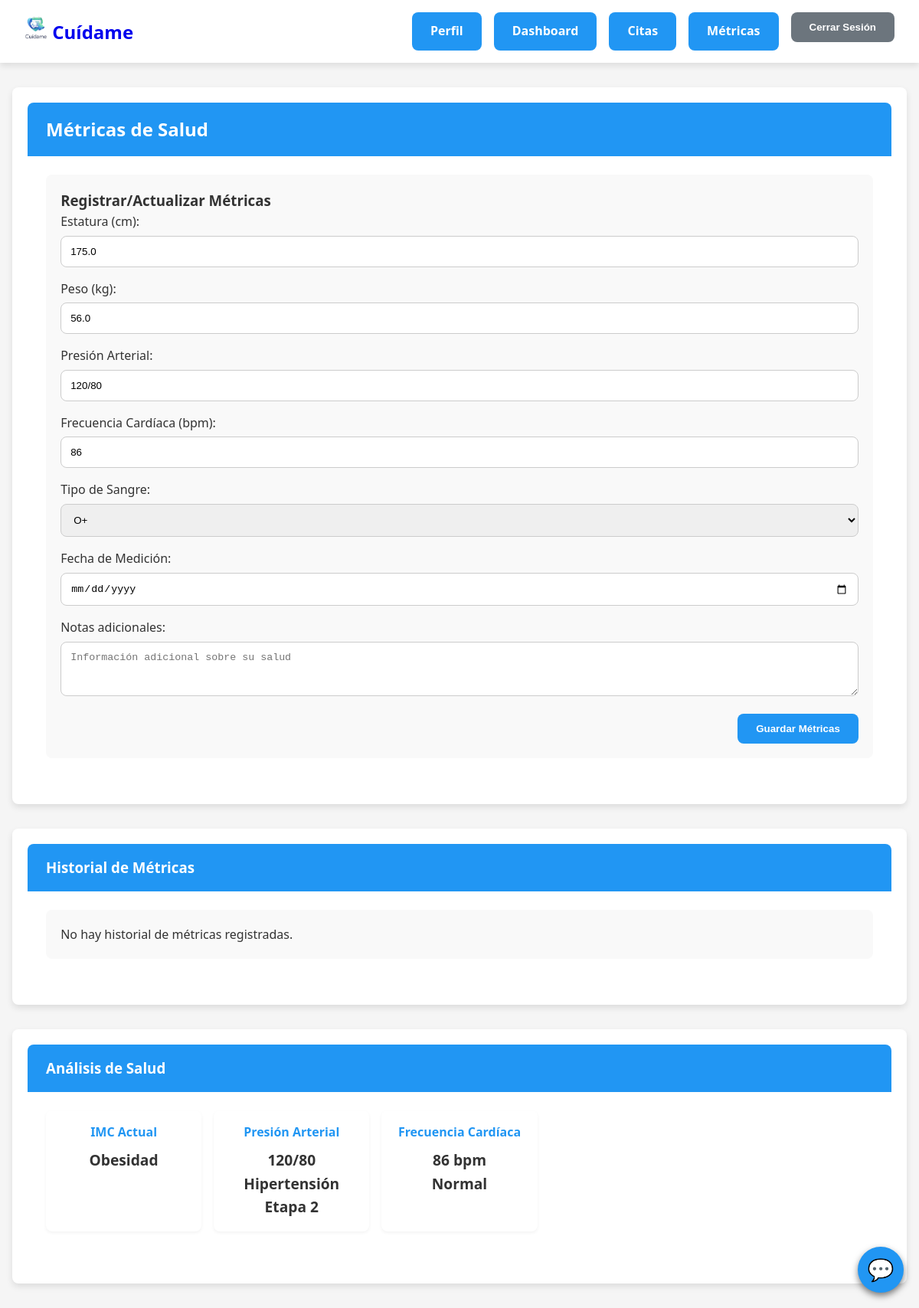
/dashboard/paciente/metricas/ (signed in), run on the app's committed database.
### main/models.py (models this page shows)
class Metria(models.Model):
    BLOOD_TYPE_CHOICES = [
        ('A+', 'A+'),
        ('A-', 'A-'),
        ('B+', 'B+'),
        ('B-', 'B-'),
        ('AB+', 'AB+'),
        ('AB-', 'AB-'),
        ('O+', 'O+'),
        ('O-', 'O-'),
        ('N/E', 'No especificado')
    ]
    paciente = models.OneToOneField(Paciente, on_delete=models.CASCADE)
    estatura = models.FloatField(blank=False)
    peso = models.FloatField(blank=False)
    presion_arterial = models.CharField(max_length=20, blank=False, default="120/80")
    frecuencia_cardiaca = models.IntegerField(default=80)
    tipo_sangre = models.CharField(max_length=20, choices=BLOOD_TYPE_CHOICES, default="N/E")

### main/views.py (the view, shortened to what this page needs)
# urls.py: path('dashboard/paciente/metricas/', paciente_metricas, name='paciente_metricas'),
@login_required
def paciente_metricas(request):
    paciente = request.user.paciente
    try:
        metria = Metria.objects.get(paciente=paciente)
    except Metria.DoesNotExist:
        metria = None
    context = {
        'metria': metria,
        'tipos_sangre': Metria.BLOOD_TYPE_CHOICES
    }
    return render(request, 'main/paciente_metricas.html', context)

### main/models.py (called while the page is built)
    def is_paciente(self):
        return hasattr(self, 'paciente')

### main/templates/main/paciente_metricas.html (shortened to what this page needs)
{% extends 'base.html' %}
{% load static %}
{% block extra_css %}
<link rel="stylesheet" href="{% static 'css/dashboard_pacientes.css' %}">
{% endblock %}
{% block content %}
<div class="dashboard-container">
    <section class="dashboard-section">
        <div class="section-header">
            <h2>Métricas de Salud</h2>
        </div>
        <div class="section-content">
            <div class="info-card">
                <h3>Registrar/Actualizar Métricas</h3>
                <form method="post" action="{% url 'paciente_metricas' %}" class="form-metricas">
                    <div class="form-row">
                        <div class="form-group">
                            <label for="estatura">Estatura (cm):</label>
                            <input type="number" id="estatura" name="estatura" min="50" max="250" step="0.1" value="{{ metria.estatura|default:'' }}" required>
                        </div>
                        <div class="form-group">
                            <label for="peso">Peso (kg):</label>
                            <input type="number" id="peso" name="peso" min="1" max="300" step="0.1" value="{{ metria.peso|default:'' }}" required>
                        </div>
                    </div>
                    <div class="form-row">
                        <div class="form-group">
                            <label for="presion_arterial">Presión Arterial:</label>
                            <input type="text" id="presion_arterial" name="presion_arterial" placeholder="120/80" value="{{ metria.presion_arterial|default:'' }}" required>
                        </div>
                        <div class="form-group">
                            <label for="frecuencia_cardiaca">Frecuencia Cardíaca (bpm):</label>
                            <input type="number" id="frecuencia_cardiaca" name="frecuencia_cardiaca" min="30" max="220" value="{{ metria.frecuencia_cardiaca|default:'' }}" required>
                        </div>
                    </div>
                    <div class="form-row">
                        <div class="form-group">
                            <label for="tipo_sangre">Tipo de Sangre:</label>
                            <select id="tipo_sangre" name="tipo_sangre" required>
                                <option value="O+" {% if metria.tipo_sangre == 'O+' %}selected{% endif %}>O+</option>
                            </select>
                        </div>
                        <div class="form-group">
                            <label for="fecha_medicion">Fecha de Medición:</label>
                            <input type="date" id="fecha_medicion" name="fecha_medicion" value="{{ today|date:'Y-m-d' }}" required>
                        </div>
                    </div>
                    <div class="form-group">
                        <label for="notas">Notas adicionales:</label>
                        <textarea id="notas" name="notas" rows="3" placeholder="Información adicional sobre su salud">{{ metria.notas|default:'' }}</textarea>
                    </div>
                    <div class="action-buttons">
                        <button type="submit" class="btn-primary">Guardar Métricas</button>
                    </div>
                </form>
            </div>
        </div>
    </section>
    <section class="dashboard-section">
        <div class="section-header">
            <h3>Historial de Métricas</h3>
        </div>
        <div class="section-content">
            <div class="info-card">
                {% if historial_metricas %}
                    <table class="citas-table">
                        <thead>
                            <tr>
                                <th>Fecha</th>
                                <th>Estatura</th>
                                <th>Peso</th>
                                <th>Presión Arterial</th>
                                <th>Frecuencia Cardíaca</th>
                                <th>IMC</th>
                            </tr>
                        </thead>
                        <tbody>
                            {% for metrica in historial_metricas %}
                            <tr>
                                <td>{{ metrica.fecha_medicion }}</td>
                                <td>{{ metrica.estatura }} cm</td>
                                <td>{{ metrica.peso }} kg</td>
                                <td>{{ metrica.presion_arterial }}</td>
                                <td>{{ metrica.frecuencia_cardiaca }} bpm</td>
                                <td>{{ metrica.imc|floatformat:1 }}</td>
                            </tr>
                            {% endfor %}
                        </tbody>
                    </table>
                {% else %}
                    <p>No hay historial de métricas registradas.</p>
                {% endif %}
            </div>
        </div>
    </section>
    <section class="dashboard-section">
        <div class="section-header">
            <h3>Análisis de Salud</h3>
        </div>
        <div class="section-content">
            <div class="metricas-grid">
                <div class="metrica-card">
                    <h4>IMC Actual</h4>
                    {% if metria %}
                        <p class="metrica-status">
                            {% if metria.imc < 18.5 %}
                                Bajo peso
                            {% elif metria.imc < 25 %}
                                Peso normal
                            {% elif metria.imc < 30 %}
                                Sobrepeso
                            {% else %}
                                Obesidad
                            {% endif %}
                        </p>
                    {% else %}
                        <p>No disponible</p>
                    {% endif %}
                </div>
                <div class="metrica-card">
                    <h4>Presión Arterial</h4>
                    {% if metria and metria.presion_arterial %}
                        <p>{{ metria.presion_arterial }}</p>
                        <p class="metrica-status">
                            {% with sistolica=metria.presion_arterial|slice:":3"|stringformat:"s"|safe %}
                                {% if sistolica|floatformat:0 < 120 %}
                                    Normal
                                {% elif sistolica|floatformat:0 < 130 %}
                                    Elevada
                                {% elif sistolica|floatformat:0 < 140 %}
                                    Hipertensión Etapa 1
                                {% else %}
                                    Hipertensión Etapa 2
                                {% endif %}
                            {% endwith %}
                        </p>
                    {% else %}
                        <p>No disponible</p>
                    {% endif %}
                </div>
                <div class="metrica-card">
                    <h4>Frecuencia Cardíaca</h4>
                    {% if metria and metria.frecuencia_cardiaca %}
                        <p>{{ metria.frecuencia_cardiaca }} bpm</p>
                        <p class="metrica-status">
                            {% if metria.frecuencia_cardiaca < 60 %}
                                Bradicardia
                            {% elif metria.frecuencia_cardiaca <= 100 %}
                                Normal
                            {% else %}
                                Taquicardia
                            {% endif %}
                        </p>
                    {% else %}
                        <p>No disponible</p>
                    {% endif %}
                </div>
            </div>
        </div>
    </section>
</div>
{% endblock %}

### static/css/style.css (style rules this page uses)
:root { --primary-color: #2196F3; --secondary-color: #FF4081; --accent-color: #4CAF50; --background-color: #f5f5f5; --text-color: #333; --border-radius: 8px; --card-shadow: 0 4px 8px rgba(0,0,0,0.1); }
* { margin: 0; padding: 0; box-sizing: border-box; }
body { font-family: 'Segoe UI', Tahoma, Geneva, Verdana, sans-serif; background-color: var(--background-color); color: var(--text-color); line-height: 1.6; min-height: 100vh; }
button, .btn-primary, .btn-secondary, .btn-accent { padding: 0.75rem 1.5rem; border: none; border-radius: var(--border-radius); cursor: pointer; font-weight: bold; transition: background-color 0.2s; }
.btn-primary { background-color: var(--primary-color); color: white; }
input[type="text"], input[type="email"], input[type="password"], input[type="number"], input[type="date"], input[type="datetime-local"], select, textarea { width: 100%; padding: 0.75rem; margin-top: 5px; border: 1px solid #ccc; border-radius: var(--border-radius); }
.form-group { margin-bottom: 1rem; }
.dashboard-container { max-width: 1200px; margin: 20px auto; padding: 0 20px; }
section { background-color: white; padding: 20px; border-radius: var(--border-radius); box-shadow: 0 1px 3px rgba(0,0,0,0.1); margin-bottom: 20px; }

### static/css/dashboard_pacientes.css (style rules this page uses)
.dashboard-container { max-width: 1200px; margin: 2rem auto; padding: 0 1rem; }
.dashboard-section { background-color: white; border-radius: var(--border-radius); box-shadow: var(--card-shadow); margin-bottom: 2rem; overflow: hidden; }
.section-header { background-color: var(--primary-color); color: white; padding: 1rem 1.5rem; border-top-left-radius: var(--border-radius); border-top-right-radius: var(--border-radius); }
.section-header h2, .section-header h3 { margin: 0; font-weight: 600; }
.section-content { padding: 1.5rem; }
.info-card { background-color: #f9f9f9; border-radius: var(--border-radius); padding: 1.2rem; margin-bottom: 1rem; }
.metricas-grid { display: grid; grid-template-columns: repeat(auto-fill, minmax(200px, 1fr)); gap: 1rem; margin-bottom: 1.5rem; }
.metrica-card { background-color: white; border-radius: var(--border-radius); padding: 1rem; box-shadow: 0 2px 4px rgba(0,0,0,0.05); text-align: center; }
.metrica-card h4 { color: var(--primary-color); margin-top: 0; margin-bottom: 0.5rem; }
.metrica-card p { font-size: 1.2rem; font-weight: 600; margin: 0; }
.action-buttons { display: flex; justify-content: flex-end; margin-top: 1rem; }
.action-buttons a, .action-buttons button { margin-left: 0.5rem; }

### data on the page
Metria: estatura "175.0", peso "56.0", presion_arterial "120/80", frecuencia_cardiaca "86", tipo_sangre "O+"
